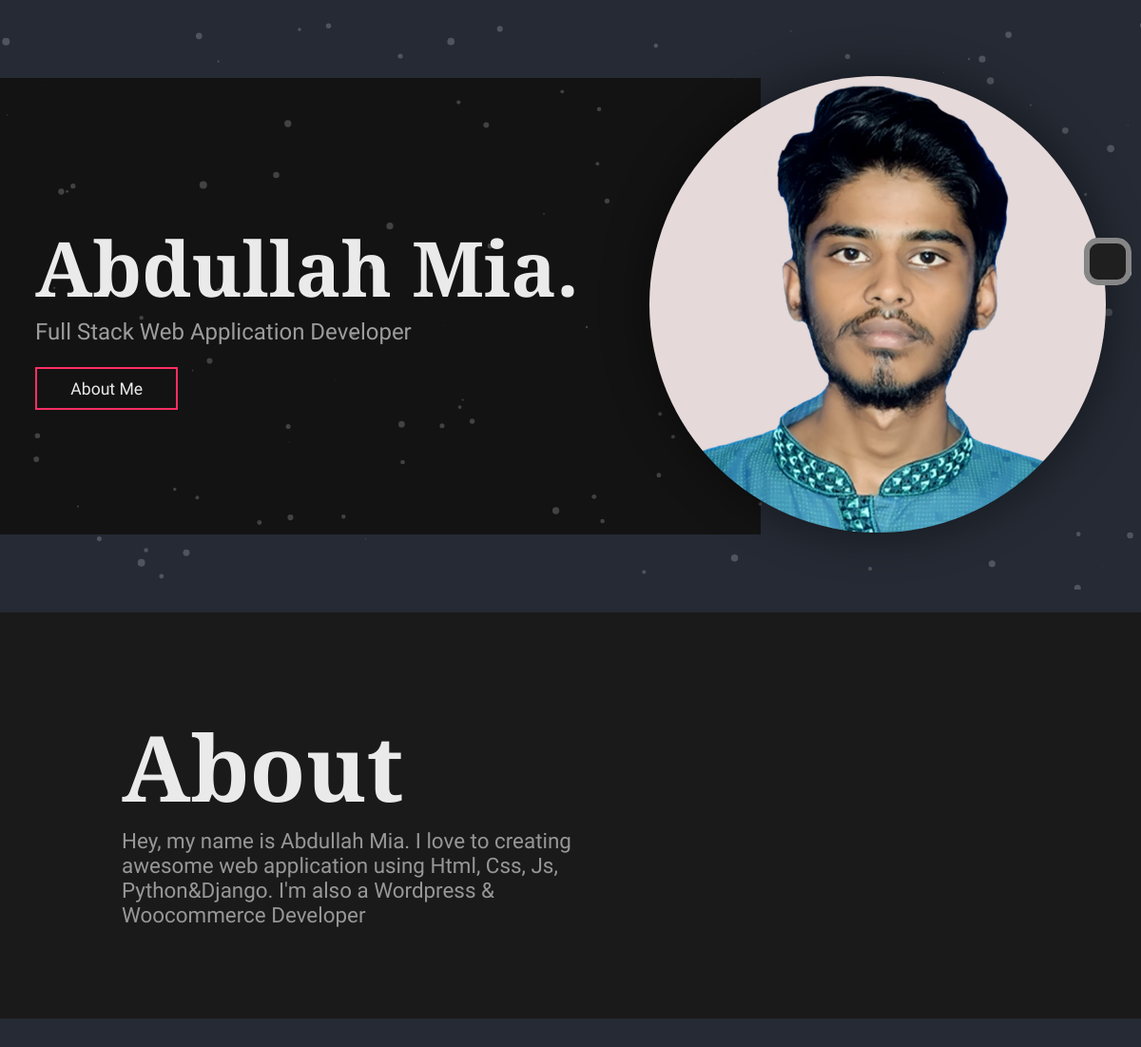
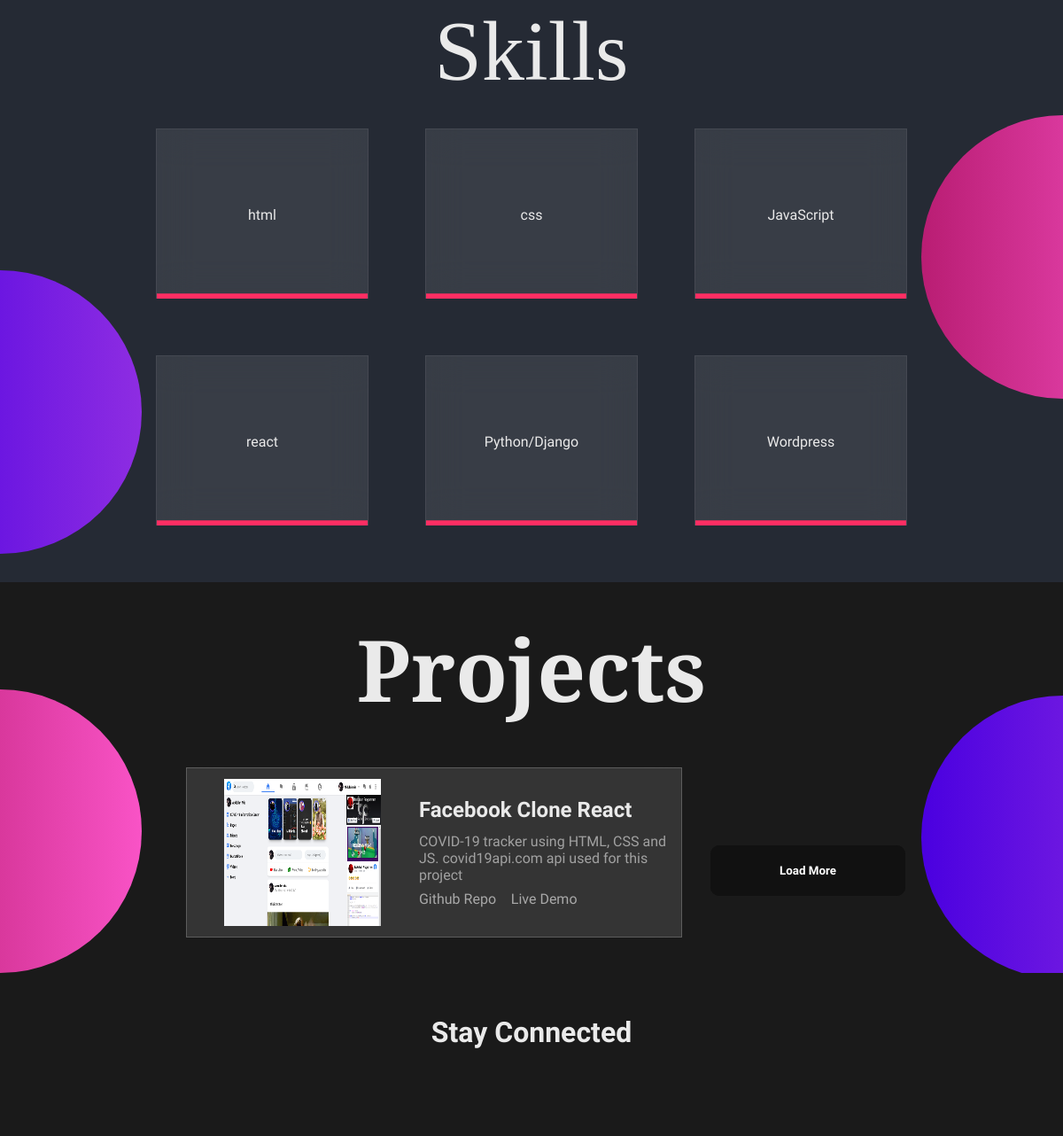
The page / on the database its author committed (2 pictures, top to bottom).
### app/models.py (models this page shows, shortened)
class Intro(models.Model):
    title = models.CharField(max_length=100)
    sub_title = models.CharField(max_length=200)
    image = models.ImageField(upload_to='intro')
    created = models.DateTimeField(auto_now_add=True)

class Skill(models.Model):
    icon = models.CharField(max_length=100, verbose_name='FontAwesome Icon', help_text="Font Awesome copy the icon with i tag")
    name = models.CharField(max_length=100)

class Project(models.Model):
    title = models.CharField(max_length=200)
    short_des = models.CharField(max_length=200)
    github_link = models.URLField(max_length=999999)
    live_dmeo_link = models.URLField(max_length=999999)
    image = models.ImageField(upload_to='project')
    created = models.DateTimeField(auto_now_add=True)

### app/views.py (the view)
# urls.py: path('', views.home, name='home')
def home(request):
    intro = Intro.objects.get(pk=1)
    skills = Skill.objects.all()
    socialaccounts = SocialAccount.objects.all()
    projects = Project.objects.all()
    ctx = {
        'intro': intro,
        'skills': skills,
        'socialaccounts': socialaccounts,
        'projects': projects,
    }
    return render(request, 'index.html', ctx)

### templates/index.html (shortened to what this page needs)
{% extends 'base.html' %}
{% load static %}
{% block content %}
    <section id="main" class="center">
        <div id="particles-js"></div>
        <div class="user_info">
            <h1 class="user_name">{{ intro.title }}</h1>
            <p>{{ intro.sub_title }}</p>
            <a href="#About" class="btn">About Me</a>
        </div>
        {% if intro.image %}
            <div class="user_img">
                <img src="{{ intro.image.url }}" alt=""/>
            </div>
        {% endif %}
    </section>
    <section class="about center" id="About">
        <div class="center">
            <h1 class="about_heading">About</h1>
            <p>
                Hey, my name is Abdullah Mia. I love to creating awesome web application using Html, Css, Js, Python&Django. I'm also a Wordpress & Woocommerce Developer
            </p>
        </div>
    </section>
    <section class="skills center" id="Skills">
        <p class="skill_head">Skills</p>
        <div class="skill_box center">
            {% if skills %}
                {% for skill in skills %}
                    <div class="box">
                        <p>{{ skill.name }}</p>
                    </div>
                {% endfor %}
            {% else %}
                <h3>No Skills.........</h3>
            {% endif %}
        </div>
    </section>
    <section class="projects center" id="Projects">
        <h1 class="project_heading">Projects</h1>
        <div class="container center">
            {% if projects %}
                {% for project in projects %}
                    <div class="resume_item">
                        <div class="main_box center">
                            <div class="icon center">
                               <img style="width: 177px; height: 166px" src="{{ project.image.url }}">
                            </div>
                            <div class="box">
                                <h1>{{ project.title }}</h1>
                                <p>
                                    {{ project.short_des }}
                                </p>
                                <div class="links">
                                    {% if project.github_link %}
                                        <a
                                                href="{{ project.github_link }}"
                                                target="_blank_"
                                        >Github Repo</a>
                                    {% endif %}
                                {% if project.live_dmeo_link %}
                                        <a
                                                href="{{ project.live_dmeo_link }}"
                                                target="_blank_"
                                        >Live Demo</a>
                                    {% endif %}
                                </div>
                            </div>
                        </div>
                    </div>
                {% endfor %}
            {% else %}
                <h3>NO Project Here....</h3>
            {% endif %}
            <button id="loadMore" class="glow-on-hover" type="button">Load More</button>
        </div>
    </section>
    <footer class="center">
        <h1>Stay Connected</h1>
        <div class="social_media_icons">
            {% for socialaccount in socialaccounts %}
                <a href="{{ socialaccount.link }}" target="_blank_"
                ><i class="{{ socialaccount.icon }}"></i
                ></a>
            {% endfor %}
        </div>
    </footer>
    <div class="toggle center active" id="toggle">
        <div class="box center">
            <a href="#main" class="links center">
                <p>Home</p>
            </a>
        </div>
        <div class="box center">
            <a href="#About" class="links center">
                <p>About</p>
            </a>
            <input type="checkbox" name="" id="btn"/>
            <a href="#Skills" class="links center">
                <p>Skills</p>
            </a>
        </div>
        <div class="box">
            <a href="#Projects" class=" links center">
            </a>
        </div>
    </div>
{% endblock %}

### templates/base.html (shortened to what this page needs)
{% load static %}
<!DOCTYPE html>
<html lang="en">
  <head>
    <link rel="stylesheet" href="{% static 'style.css' %}" />
    <link href="https://kit-pro.fontawesome.com/releases/v5.15.3/css/pro.min.css" rel="stylesheet">
  </head>
  <body>
  {% block content %}
  {% endblock %}
  </body>
</html>

### rows shown on the page
Intro: title "Abdullah Mia.", sub_title "Full Stack Web Application Developer", image (picture)
Skill: name "html"
Skill: name "css"
Skill: name "JavaScript"
Skill: name "react"
Skill: name "Python/Django"
Skill: name "Wordpress"
Project: image (picture), title "Facebook Clone React", short_des "COVID-19 tracker using HTML, CSS and JS. covid19api.com api used for this project"
